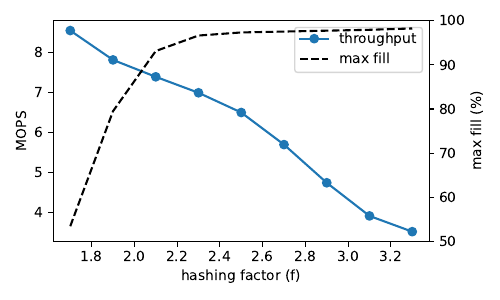

Reproduce this figure in Python.

from experiments import plot_cuckoo as plot_cuckoo
from experiments import data_management as dm
import experiments.orchestrator as orchestrator
import numpy as np
import matplotlib.pyplot as plt
import lib

def factor_exp():
    #dont start lower than 1.7
    # factors = [1.7,1.8,1.9,2.0,2.1,2.2,2.3,2.4,2.5,2.6,2.7,2.8,2.9,3.0,3.1,3.2,3.3]
    factors = [1.7,1.9,2.1,2.3,2.5,2.7,2.9,3.1,3.3]
    # factors = [2.3, 2.5, 2.7]
    config = lib.get_config()
    # factors = [3.0]
    clients = 400
    config['num_clients'] = clients
    config['workload'] = "ycsb-w"
    config["prime"]="true"
    config["prime_fill"]="40"
    config["max_fill"]="50"
    config["search_function"]="bfs"
    entry_size =8

    table_size = 1024 * 1024 * 10
    memory_size = entry_size * table_size
    config["indexes"] = str(table_size)
    config["memory_size"] = str(memory_size)
    config["trials"] = 5


    orchestrator.boot(config)
    runs = []
    for f in factors:
        lconfig = config.copy()
        print("running factor", f)
        lconfig['hash_factor'] = str(f)
        results = orchestrator.run_trials(lconfig)
        if len(results) > 0:
            runs.append(results)
    directory = "factor"
    dm.save_statistics(runs, dirname=directory)

def plot_factor_exp():
    fig, ax = plt.subplots(1,1, figsize=(5,3))
    axt=ax.twinx()
    dirname = "factor"
    stats = dm.load_statistics(dirname=dirname)
    stats=stats[0]
    tputs = []
    print(tputs)

    throughputs = []
    std_errs = []
    for stat in stats:
        single_run_throughputs=[]
        for r in stat:
            s = plot_cuckoo.single_run_throughput(r)
            single_run_throughputs.append(s)
        print("single_run_throughput: ", single_run_throughputs)
        throughputs.append(np.mean(single_run_throughputs))
        std_errs.append(np.std(single_run_throughputs))

    x_axis = plot_cuckoo.get_x_axis(stats, "hash factor")
    x_axis = [float(x) for x in x_axis]
    tput = ax.errorbar(x_axis, throughputs, yerr=std_errs, label="insert tput", marker="o")
    ax.set_xlabel("hashing factor (f)")
    ax.set_ylabel("MOPS")


    # for i in range(len(stats)):
    #     tputs.append(plot_cuckoo.single_run_throughput(stats[i]))
    # print("done collecting tputs")
    # plot_cuckoo.throughput(ax, stats, decoration=False, x_axis="hash factor", label="rcuckoo")
    # print(x_axis)
    # print(tputs)
    # ax.plot()

    # ax.legend()
    # ax.set_xlabel("fill_factor")
    # ax.set_ylabel("MOPS")
    # ax.set_ylim(0,13)

    max_fill = [(1.7, 53.5),(1.9,79.5),(2.1, 93.1),(2.3,96.6),(2.5,97.3), (2.7, 97.5), (2.9, 97.7), (3.1, 97.9), (3.3, 98.2)]

    x = [ v[0] for v in max_fill]
    y = [ v[1] for v in max_fill]
    fill = axt.plot(x,y, label="max fill", color="black", linestyle="--")

    # labels = [tput[1].get_label(), fill[1].get_label()]
    ax.legend()
    axt.legend()
    axt.set_ylim(50,100)
    axt.set_ylabel("max fill (%)")


    plt.tight_layout()
    plt.savefig("factor.pdf")


def plot_factor_exp_static():
    fig, ax = plt.subplots(1,1, figsize=(5,3))
    axt=ax.twinx()
    dirname = "factor"
    stats = dm.load_statistics(dirname=dirname)
    stats=stats[0]
    tputs = []
    print(tputs)

    throughputs = []
    std_errs = []
    for stat in stats:
        single_run_throughputs=[]
        for r in stat:
            s = plot_cuckoo.single_run_throughput(r)
            single_run_throughputs.append(s)
        print("single_run_throughput: ", single_run_throughputs)
        throughputs.append(np.mean(single_run_throughputs))
        std_errs.append(np.std(single_run_throughputs))

    x_axis = plot_cuckoo.get_x_axis(stats, "hash factor")
    x_axis = [float(x) for x in x_axis]

    throughputs = [8.549023247211482, 7.81310996563574, 7.389588069433427, 6.989896907216491, 6.494618803418798, 5.690631135531132, 4.734080341880341, 3.903198506566869, 3.509013793103447]
    print(throughputs)
    tput = ax.plot(x_axis, throughputs,  label="insert tput", marker="o")
    ax.set_xlabel("hashing factor (f)")
    ax.set_ylabel("MOPS")


    max_fill = [(1.7, 53.5),(1.9,79.5),(2.1, 93.1),(2.3,96.6),(2.5,97.3), (2.7, 97.5), (2.9, 97.7), (3.1, 97.9), (3.3, 98.2)]

    x = [ v[0] for v in max_fill]
    y = [ v[1] for v in max_fill]
    fill = axt.plot(x,y, label="max fill", color="black", linestyle="--")


    ax.legend(tput+fill, ['throughput',"max fill"])

    # ax.legend()
    # axt.legend()
    axt.set_ylim(50,100)
    axt.set_ylabel("max fill (%)")


    plt.tight_layout()
    plt.savefig("factor.pdf")



# factor_exp()
# plot_factor_exp()

plot_factor_exp_static()